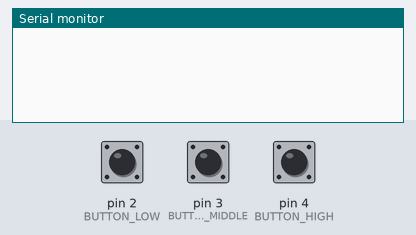
Simulated run of this sketch. Board: Arduino Uno, built with avr-gcc and run on an emulated ATmega328P. Shown: the last lines printed to the serial monitor. The inputs (shaded band) are chosen by the test bench; at power-on: pin 2 (BUTTON_LOW) HIGH, pin 3 (BUTTON_MIDDLE) HIGH, pin 4 (BUTTON_HIGH) HIGH. No radio packets arrive unless stated.

Above: at 1.2 s.
1.3 s: pin 2 (BUTTON_LOW) pulled LOW for 0.15 s
At 2.6 s:
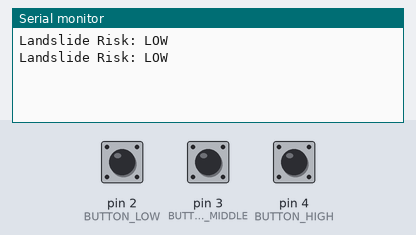
2.9 s: pin 3 (BUTTON_MIDDLE) pulled LOW for 0.15 s
At 4.2 s:
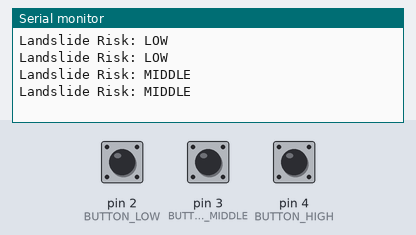
4.5 s: pin 4 (BUTTON_HIGH) pulled LOW for 0.15 s
At 5.6 s:
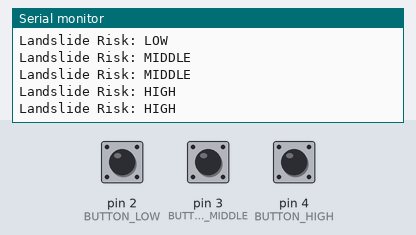
6.1 s: pin 2 (BUTTON_LOW) driven LOW and pin 3 (BUTTON_MIDDLE) driven LOW
At 6.2 s:
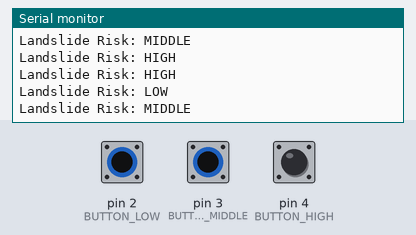

Measured:
- after the input at 1.3 s, the serial monitor: prints a new line at once (image 1)
- after the input at 2.9 s, the serial monitor: prints a new line at once (image 2)
- after the input at 4.5 s, the serial monitor: prints a new line at once (image 3)
- after the input at 6.1 s, the serial monitor: prints a new line at once (image 4)

The sketch:

nrftx.ino
```cpp
#include <SPI.h>
#include <nRF24L01.h>
#include <RF24.h>

// NRF24L01 pins
#define CE_PIN 9
#define CSN_PIN 10

// Button pins
#define BUTTON_LOW 2
#define BUTTON_MIDDLE 3
#define BUTTON_HIGH 4

  // Initialize the NRF24L01 radio
  RF24 radio(CE_PIN, CSN_PIN);

  // Address through which the two modules communicate
  const byte address[6] = "00001";

void setup() {
  // Start serial communication for debugging purposes
  Serial.begin(9600);

  // Initialize the radio
  radio.begin();
  radio.openWritingPipe(address);
  radio.setPALevel(RF24_PA_LOW);
  radio.stopListening();

  // Initialize the button pins
  pinMode(BUTTON_LOW, INPUT_PULLUP);
  pinMode(BUTTON_MIDDLE, INPUT_PULLUP);
  pinMode(BUTTON_HIGH, INPUT_PULLUP);
}

void loop() {
  // Check the button states
  if (digitalRead(BUTTON_LOW) == LOW) {
    sendRiskMessage("Landslide Risk: LOW");
  }
  if (digitalRead(BUTTON_MIDDLE) == LOW) {
    sendRiskMessage("Landslide Risk: MIDDLE");
  }
  if (digitalRead(BUTTON_HIGH) == LOW) {
    sendRiskMessage("Landslide Risk: HIGH");
  }

  delay(100); // Small delay to debounce the buttons
}

void sendRiskMessage(const char* message) {
  // Send the message
  radio.write(&message, sizeof(message));

  // Print the message to the serial monitor for debugging
  Serial.println(message);
}
```
